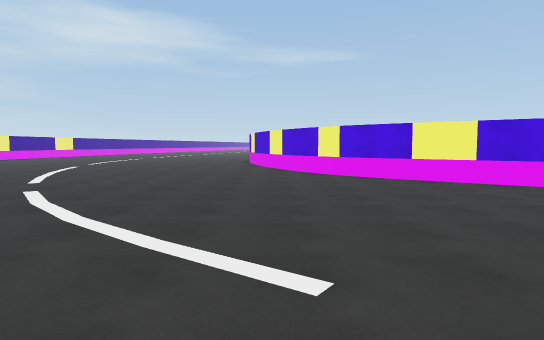
view 1 (above)

22 first-person views from a walk through a scene from a Unity 3-D project. The camera is 1.5 m above the floor, tilts 4° down and sees 75° across. The floor is counted in squares, 2 m on a side. Each view is taken from the middle of a square. On the plan, view 1 faces up. The plan holds only what a view shows up to about 11 squares ahead; the rest is blank. The place goes on beyond the plan. The player is left out.

view 2
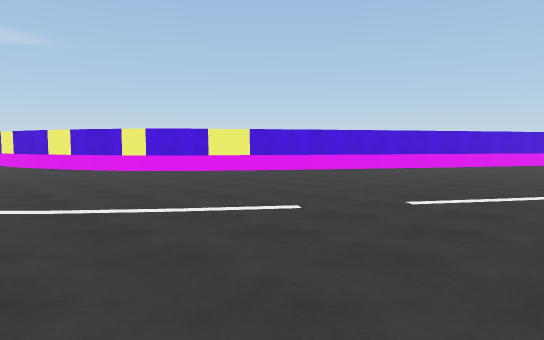

view 3
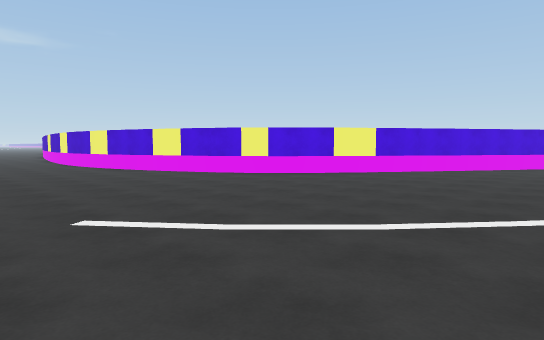

view 4
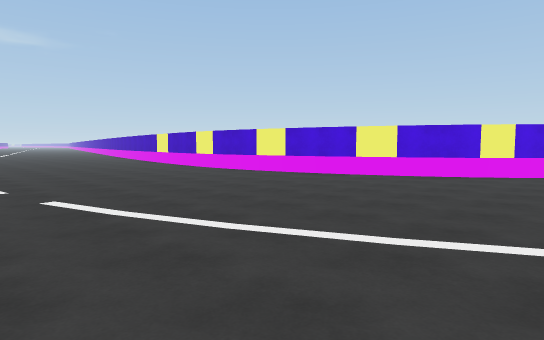

view 5
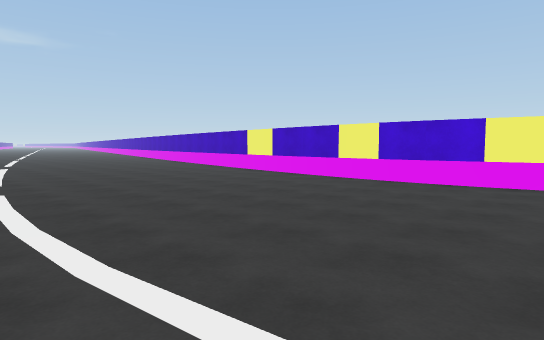

view 6
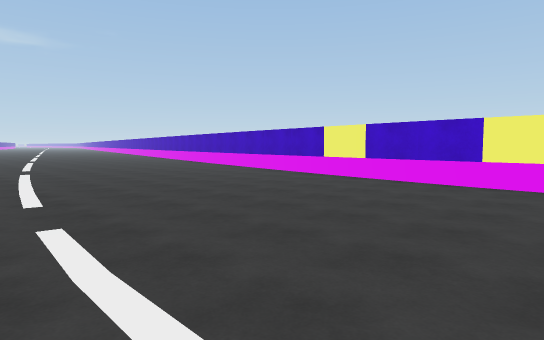

view 7
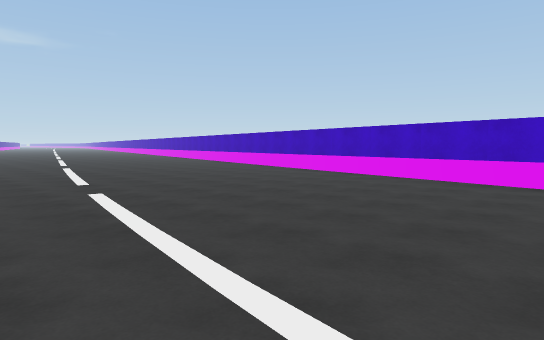

view 8
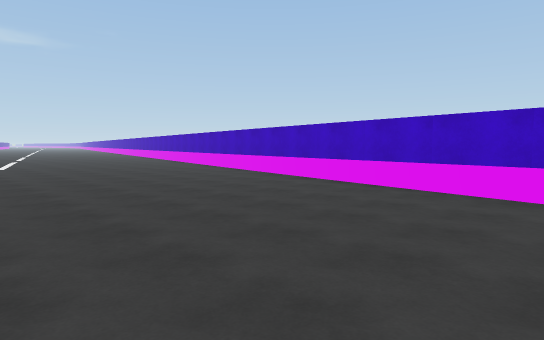

view 9
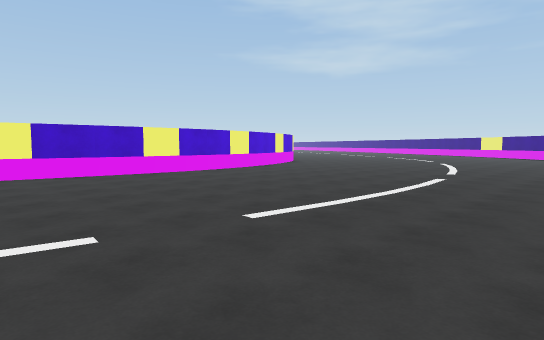

view 10
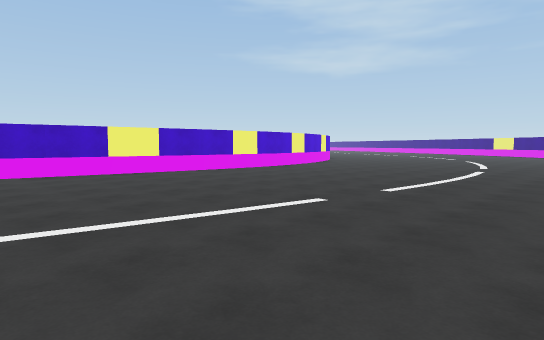

view 11
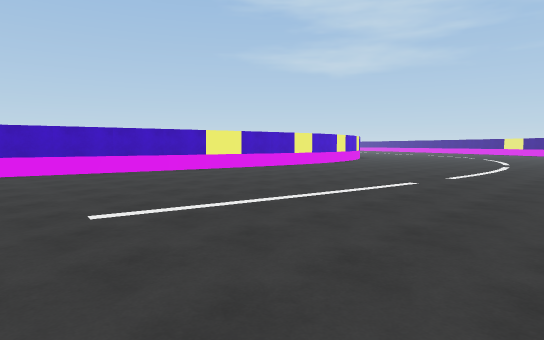

view 12
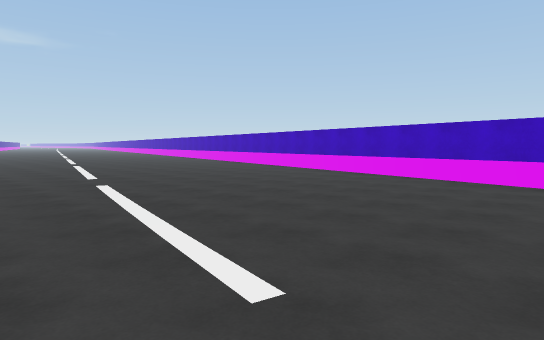

view 13
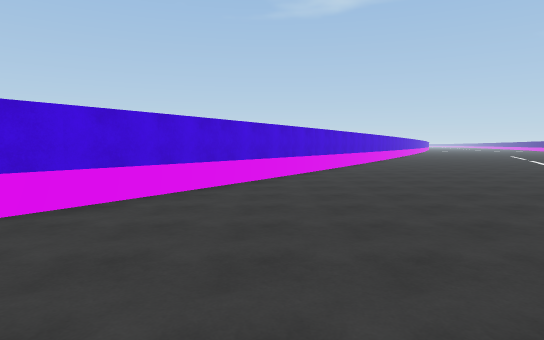

view 14
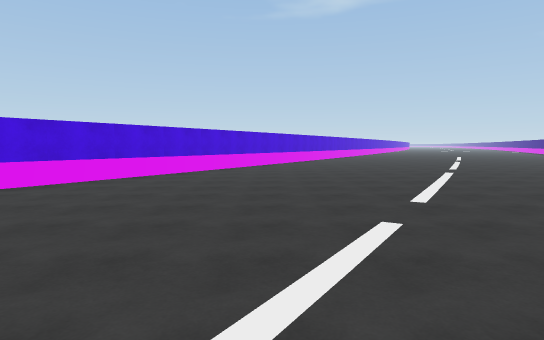

view 15
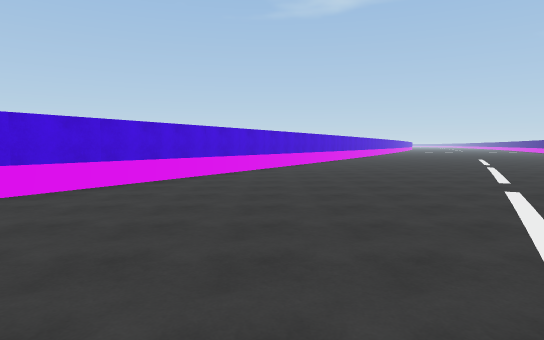

view 16
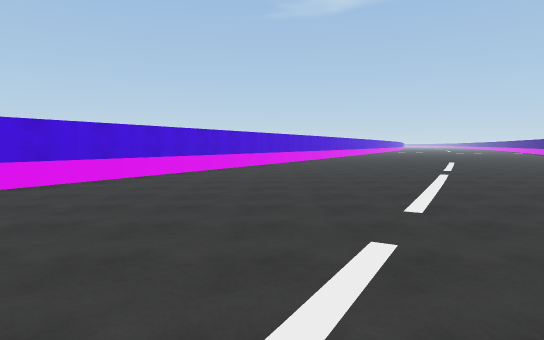

view 17
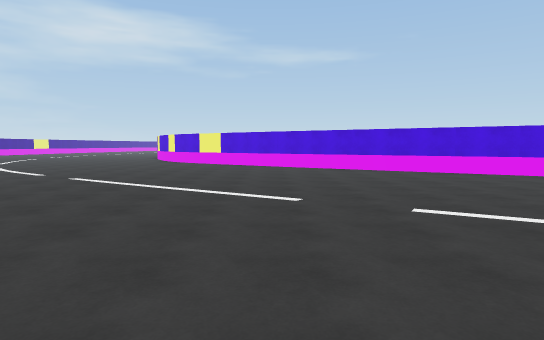

view 18
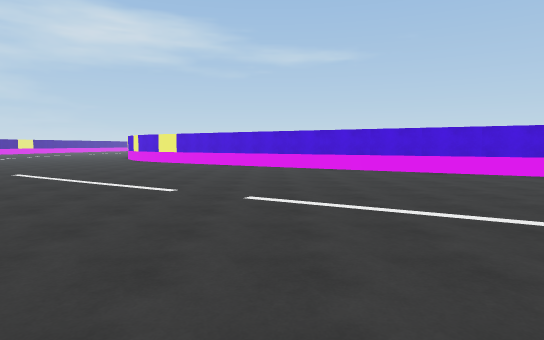

view 19
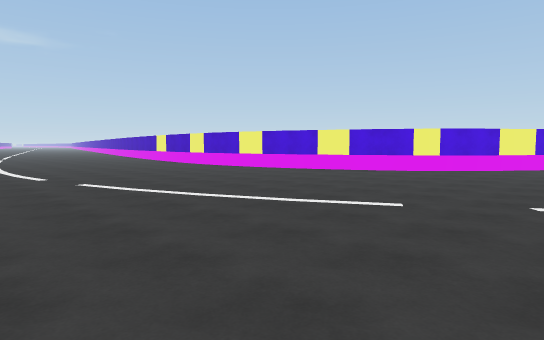

view 20
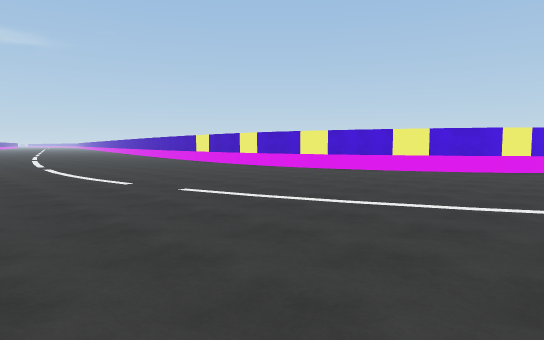

view 21
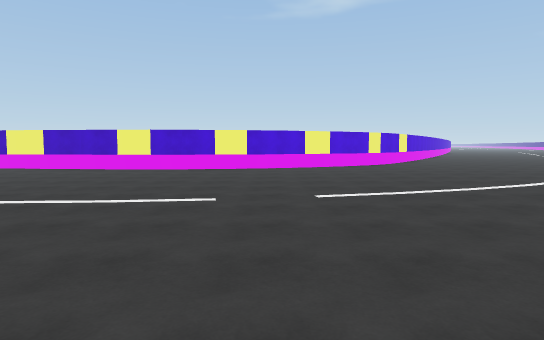

view 22
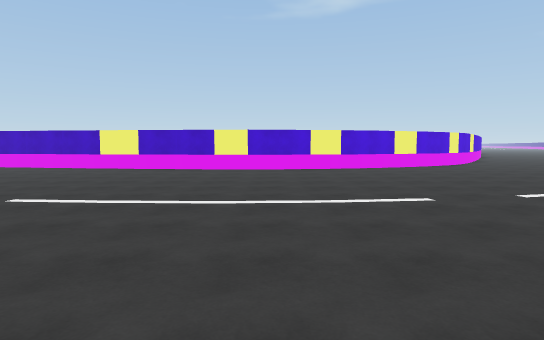

### Floor plan
Points are (right, up) in squares from view 1. A wall is a line through its corners. A room is listed if a view was taken in it or the views show most of it. See-through windows are left out.
Room 1 (views 1, 2, 3, 4, 5, 6, 7, 8, 9, 10, 11, 12, 13, 14, 15, 16, 17, 18, 19, 20, 21, 22)
walls: (1.3, 9.3) (0.2, 11); (1.7, 8.7) (1.2, 9.4); (2.3, 8.2) (1.6, 8.9); (0.4, 10.9) (-0.5, 12.8); (-0.4, 12.8) (-0.7, 13.9); (-0.7, 13.7) (-1, 15.8); (6.2, 5.4) (3, 7.6) (2.2, 8.3); (-1.1, 15.8) (-1, 19); (-1.1, 18.9) (0.9, 29.9); (18.5, -1.9) (6.1, 5.3); (1, 29.7) (1.4, 31.5)

Positions as (right, up) in squares from view 1, and headings:
1: (0, 0), facing up
2: (-3, -1), facing up-right
3: (-5, 2), facing up-right
4: (-8, 7), facing up-right
5: (-8, 13), facing up-right
6: (-8, 16), facing up-right
7: (-8, 21), facing up-right
8: (-6, 22), facing up-right
9: (-10, 22), facing down-right
10: (-10, 25), facing down-right
11: (-10, 28), facing down-right
12: (-7, 27), facing up-right
13: (2, 3), facing right
14: (3, -1), facing right
15: (7, -2), facing right
16: (10, -5), facing right
17: (6, -7), facing up
18: (8, -8), facing up
19: (-9, 5), facing up-right
20: (-10, 7), facing up-right
21: (-12, 13), facing right
22: (-12, 16), facing right
